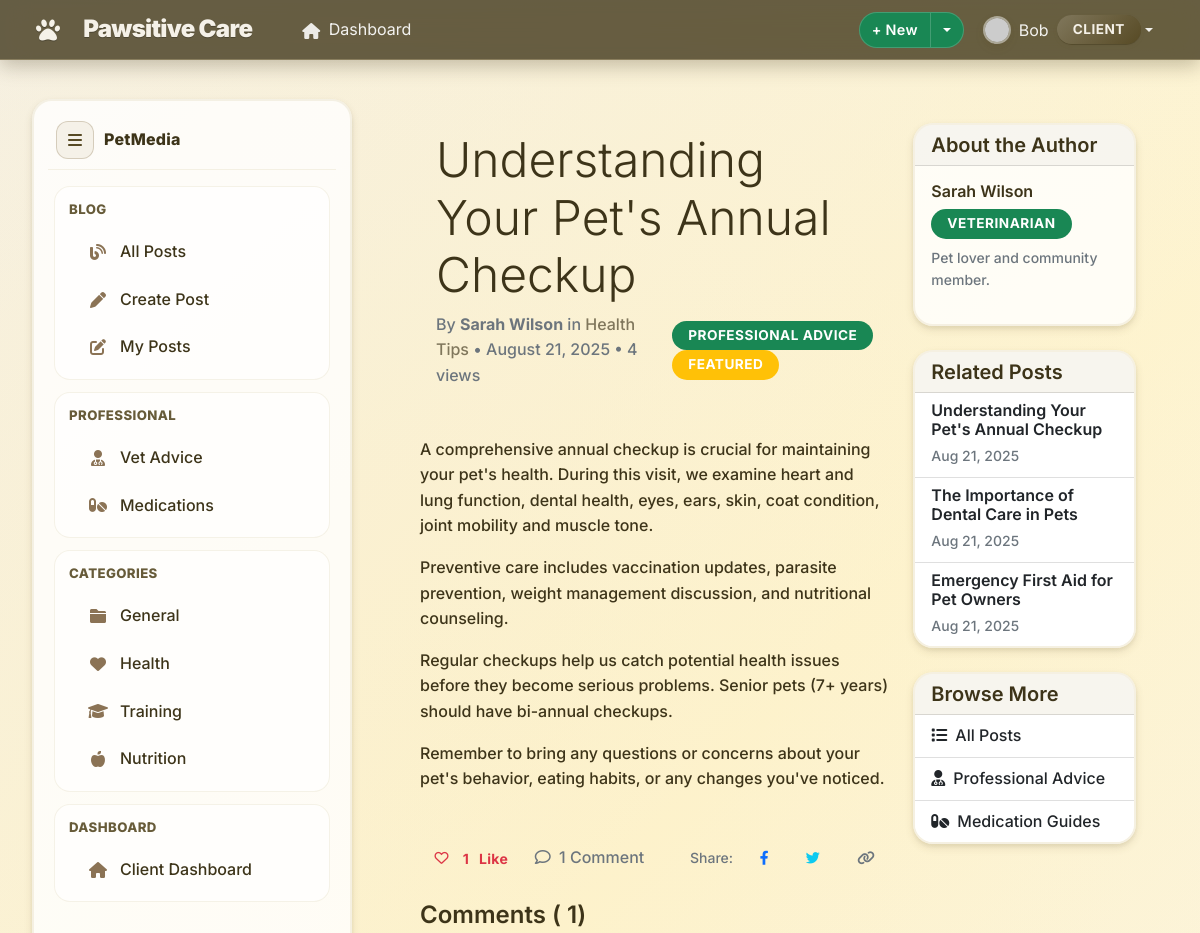
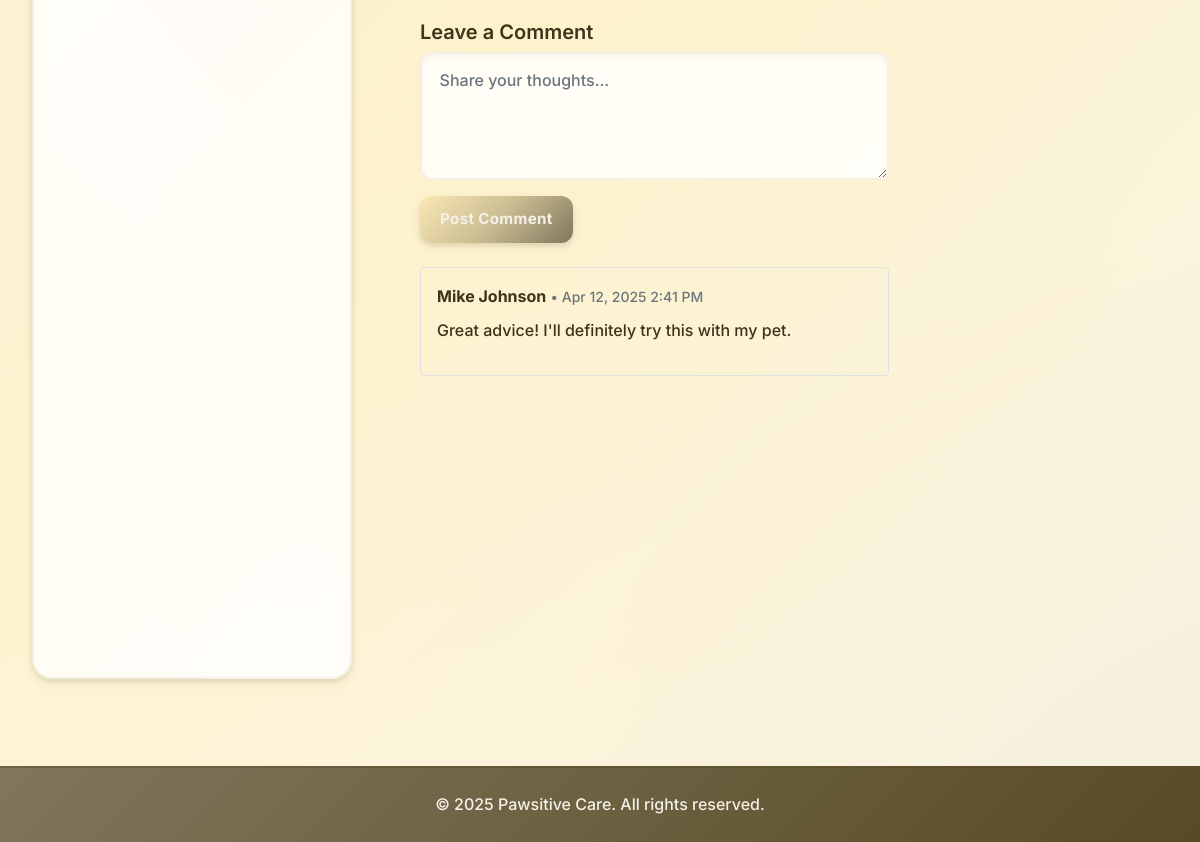
Page /blog/post/understanding-your-pets-annual-checkup-2/ (signed in) on the committed database (2 pictures, top to bottom).
### accounts/models.py (models this page shows, shortened)
class CustomUser(AbstractUser):
    ROLE_CHOICES = [
        ('admin', 'Admin'),
        ('vet', 'Veterinarian'),
        ('staff', 'Staff'),
        ('client', 'Client'),
    ]
    phone = models.CharField(max_length=20, blank=False)
    address = models.TextField(blank=False)
    role = models.CharField(max_length=10, choices=ROLE_CHOICES, default='client')
    def is_admin(self):
        return self.role == 'admin'
    def is_vet(self):
        return self.role == 'vet'
    def is_staff_member(self):
        return self.role == 'staff'

### petmedia/models.py (models this page shows, shortened)
class BlogPost(models.Model):
    id = models.UUIDField(primary_key=True, default=uuid.uuid4, editable=False)
    title = models.CharField(
        max_length=200,
        validators=[MinLengthValidator(5)],
        help_text="Blog post title"
    )
    content = models.TextField(
        validators=[MinLengthValidator(50)],
        help_text="Full blog post content"
    )
    excerpt = models.TextField(
        max_length=300,
        help_text="Short excerpt for previews"
    )
    author = models.ForeignKey(User, on_delete=models.CASCADE, related_name='blog_posts')
    category = models.ForeignKey(BlogCategory, on_delete=models.SET_NULL, null=True)
    related_pet = models.ForeignKey(
        Pet,
        on_delete=models.SET_NULL,
        null=True,
        blank=True,
        help_text="Pet this post is about (optional)"
    )
    is_professional_advice = models.BooleanField(
        default=False,
        help_text="Is this professional veterinary advice?"
    )
    medical_disclaimer = models.TextField(
        blank=True,
        help_text="Medical disclaimer for professional posts"
    )
    medication_name = models.CharField(
        max_length=100,
        blank=True,
        help_text="Name of medication discussed"
    )
    dosage_info = models.TextField(
        blank=True,
        help_text="Dosage information (for reference only)"
    )
    side_effects = models.TextField(
        blank=True,
        help_text="Known side effects"
    )
    slug = models.SlugField(max_length=250, unique=True, blank=True)
    meta_description = models.CharField(max_length=160, blank=True)
    featured_image = models.ImageField(
        upload_to='blog_images/',
        blank=True,
        null=True
    )
    is_published = models.BooleanField(default=True)
    is_featured = models.BooleanField(default=False)
    views_count = models.PositiveIntegerField(default=0)
    likes_count = models.PositiveIntegerField(default=0)
    created_at = models.DateTimeField(auto_now_add=True)
    updated_at = models.DateTimeField(auto_now=True)
    published_at = models.DateTimeField(null=True, blank=True)
    def save(self, *args, **kwargs):
        from django.utils import timezone
        if not self.pk:  # New post
            self.is_published = True
            self.published_at = timezone.now()
        elif self.is_published and not self.published_at:
            self.published_at = timezone.now()
        super().save(*args, **kwargs)
    class Meta:
        ordering = ['-created_at']

class BlogCategory(models.Model):
    MEDICATION = 'MEDICATION'
    HEALTH_TIPS = 'HEALTH_TIPS'
    NUTRITION = 'NUTRITION'
    TRAINING = 'TRAINING'
    GROOMING = 'GROOMING'
    EMERGENCY = 'EMERGENCY'
    EXPERIENCE = 'EXPERIENCE'
    CATEGORY_CHOICES = [
        (MEDICATION, 'Medications & Treatments'),
        (HEALTH_TIPS, 'Health Tips'),
        (NUTRITION, 'Nutrition & Diet'),
        (TRAINING, 'Training & Behavior'),
        (GROOMING, 'Grooming & Care'),
        (EMERGENCY, 'Emergency Care'),
        (EXPERIENCE, 'Owner Experiences'),
    ]
    name = models.CharField(max_length=20, choices=CATEGORY_CHOICES, unique=True)
    description = models.TextField(blank=True)
    icon = models.CharField(max_length=50, blank=True)
    is_active = models.BooleanField(default=True)
    created_at = models.DateTimeField(auto_now_add=True)
    def __str__(self):
        return self.get_name_display()
    class Meta:
        verbose_name_plural = "Blog Categories"

class BlogComment(models.Model):
    post = models.ForeignKey(BlogPost, on_delete=models.CASCADE, related_name='comments')
    author = models.ForeignKey(User, on_delete=models.CASCADE)
    content = models.TextField(validators=[MinLengthValidator(3)])
    parent = models.ForeignKey(
        'self',
        on_delete=models.CASCADE,
        null=True,
        blank=True,
        related_name='replies'
    )
    is_approved = models.BooleanField(default=True)
    created_at = models.DateTimeField(auto_now_add=True)
    updated_at = models.DateTimeField(auto_now=True)
    class Meta:
        ordering = ['created_at']

### petmedia/views.py (the view)
# urls.py: path('post/<slug:slug>/', views.BlogDetailView.as_view(), name='blog_detail'),
class BlogDetailView(DetailView):
    model = BlogPost
    template_name = 'petmedia/blog_detail.html'
    context_object_name = 'post'
    slug_field = 'slug'
    slug_url_kwarg = 'slug'
    def get_queryset(self):
        return repo_manager.posts.get_published()
    def get_object(self, queryset=None):
        obj = super().get_object(queryset)
        repo_manager.posts.increment_view_count(obj.id)
        return obj
    def get_context_data(self, **kwargs):
        context = super().get_context_data(**kwargs)
        post = self.get_object()
        context['comments'] = repo_manager.comments.get_by_post(post.id)
        context['comment_form'] = CommentForm()
        if self.request.user.is_authenticated:
            context['user_has_liked'] = repo_manager.likes.user_has_liked_post(
                self.request.user, post.id
            )
        else:
            context['user_has_liked'] = False
        context['like_count'] = repo_manager.likes.get_post_like_count(post.id)
        if post.category:
            context['related_posts'] = repo_manager.posts.get_by_category(post.category).exclude(id=post.id)[:3]
        return context

### petmedia/templates/petmedia/blog_detail.html (shortened to what this page needs)
{% extends 'accounts/base.html' %}
{% load static %}
{% block content %}
<div class="app-shell">
  {% include 'petmedia/includes/sidebar.html' %}
  <main class="app-main">
    <div class="container mt-4">
      <div class="row">
        <div class="col-lg-8">
          <article class="blog-post">
            <header class="mb-4">
              <h1 class="display-5">
                {{ post.title }}
              </h1>
              <div class="d-flex justify-content-between align-items-center mb-3">
                <div class="text-muted">
                  By <strong>
                    {{ post.author.get_full_name|default:post.author.username }}</strong>
                  {% if post.category %}
                  in <a href="{% url 'petmedia:category' name=post.category.name %}" class="text-decoration-none">
                    {{ post.category }}</a>
                  {% endif %}
                  •
                  {{ post.created_at|date:"F d, Y" }}
                  •
                  {{ post.views_count }} views
                </div>
                <div>
                  {% if post.is_professional_advice %}
                  <span class="badge bg-success">Professional Advice</span>
                  {% endif %}
                  {% if post.is_featured %}
                  <span class="badge bg-warning">Featured</span>
                  {% endif %}
                </div>
              </div>
            </header>
            <div class="post-content mb-5">
              {{ post.content|linebreaks }}
            </div>
            <div class="d-flex justify-content-between align-items-center mb-4">
              <div class="post-actions">
                {% if user.is_authenticated %}
                <button id="like-btn" class="btn btn-outline-danger btn-sm me-2" data-post-id="{{ post.id }}">
                  <i id="like-icon" class="{% if user_has_liked %}fas{% else %}far{% endif %} fa-heart me-1"></i>
                  <span id="like-count">
                    {{ like_count }}</span>
                  <span id="like-text">{% if like_count == 1 %}Like{% else %}Likes{% endif %}</span>
                </button>
                {% else %}
                <span class="text-muted">
                  <i class="far fa-heart me-1"></i>
                  {{ like_count }}
                  {% if like_count == 1 %}Like{% else %}Likes{% endif %}
                </span>
                {% endif %}
                <span class="text-muted">
                  <i class="far fa-comment me-1"></i>
                  {{ comments.count }}
                  {% if comments.count == 1 %}Comment{% else %}Comments{% endif %}
                </span>
              </div>
              <div class="share-buttons">
                <small class="text-muted me-2">Share:</small>
                <a href="#" class="btn btn-outline-primary btn-sm me-1" onclick="sharePost('facebook')">
                  <i class="fab fa-facebook-f"></i>
                </a>
                <a href="#" class="btn btn-outline-info btn-sm me-1" onclick="sharePost('twitter')">
                  <i class="fab fa-twitter"></i>
                </a>
                <button class="btn btn-outline-secondary btn-sm" onclick="copyLink()">
                  <i class="fas fa-link"></i>
                </button>
              </div>
            </div>
            <section class="comments-section">
              <h4 class="mb-4">Comments (
                {{ comments.count }})
              </h4>
              {% if user.is_authenticated %}
              <div class="add-comment mb-4">
                <h5>Leave a Comment</h5>
                <form method="post" action="{% url 'petmedia:add_comment' pk=post.id %}">
                  <div class="mb-3">
                    {{ comment_form.content }}
                  </div>
                  <button type="submit" class="btn btn-primary">Post Comment</button>
                </form>
              </div>
              {% else %}
              <div class="text-center p-4 bg-light rounded mb-4">
                <p class="mb-2">Please <a href="{% url 'accounts:login' %}">login</a> to leave a comment.</p>
              </div>
              {% endif %}
              <div class="comments-list">
                {% for comment in comments %}
                <div class="comment mb-3 p-3 border rounded">
                  <div class="d-flex justify-content-between align-items-start mb-2">
                    <div>
                      <strong>
                        {{ comment.author.get_full_name|default:comment.author.username }}</strong>
                      <small class="text-muted">•
                        {{ comment.created_at|date:"M d, Y g:i A" }}</small>
                    </div>
                  </div>
                  <p class="mb-0">
                    {{ comment.content|linebreaks }}
                  </p>
                </div>
                {% empty %}
                <div class="text-center p-4 text-muted">
                  <p>No comments yet. Be the first to comment!</p>
                </div>
                {% endfor %}
              </div>
            </section>
          </article>
        </div>
        <div class="col-lg-4">
          <div class="card mb-4">
            <div class="card-header">
              <h5 class="mb-0">About the Author</h5>
            </div>
            <div class="card-body">
              <h6>
                {{ post.author.get_full_name|default:post.author.username }}
              </h6>
              {% if post.author.is_vet %}
              <span class="badge bg-success mb-2">Veterinarian</span>
              {% endif %}
              <p class="small text-muted">
                {% if post.author.profile.bio %}
                {{ post.author.profile.bio|truncatechars:150 }}
                {% else %}
                Pet lover and community member.
                {% endif %}
              </p>
            </div>
          </div>
          {% if related_posts %}
          <div class="card mb-4">
            <div class="card-header">
              <h5 class="mb-0">Related Posts</h5>
            </div>
            <div class="list-group list-group-flush">
              {% for related_post in related_posts %}
              <a href="{% url 'petmedia:blog_detail' slug=related_post.slug %}" class="list-group-item list-group-item-action">
                <h6 class="mb-1">
                  {{ related_post.title|truncatechars:50 }}
                </h6>
                <small class="text-muted">
                  {{ related_post.created_at|date:"M d, Y" }}</small>
              </a>
              {% endfor %}
            </div>
          </div>
          {% endif %}
          <div class="card">
            <div class="card-header">
              <h5 class="mb-0">Browse More</h5>
            </div>
            <div class="list-group list-group-flush">
              <a href="{% url 'petmedia:blog_list' %}" class="list-group-item list-group-item-action">
                <i class="fas fa-list me-2"></i>All Posts
              </a>
              <a href="{% url 'petmedia:professional_advice' %}" class="list-group-item list-group-item-action">
                <i class="fas fa-user-md me-2"></i>Professional Advice
              </a>
              <a href="{% url 'petmedia:medications' %}" class="list-group-item list-group-item-action">
                <i class="fas fa-pills me-2"></i>Medication Guides
              </a>
            </div>
          </div>
        </div>
      </div>
    </div>
  </main>
</div>
{% endblock %}

### accounts/templates/accounts/base.html (shortened to what this page needs)
<!DOCTYPE html>
<html lang="en">
<head>
  <link href="https://cdn.jsdelivr.net/npm/bootstrap@5.1.3/dist/css/bootstrap.min.css" rel="stylesheet">
  <link href="https://cdnjs.cloudflare.com/ajax/libs/font-awesome/6.0.0/css/all.min.css" rel="stylesheet">
  {% load static %}
  <link rel="stylesheet" href="{% static 'style.css' %}">
</head>
<body>
  <nav class="navbar navbar-expand-lg navbar-dark app-navbar">
    <div class="container nav-inner">
      <a class="navbar-brand d-flex align-items-center" href="{% url 'accounts:client_dashboard' %}">
        <i class="fas fa-paw me-2"></i><span>Pawsitive Care</span>
      </a>
      <div class="collapse navbar-collapse" id="navbarNav">
        <ul class="navbar-nav me-2">
          {% if user.is_authenticated %}
          <li class="nav-item">
            <a class="nav-link {% if request.resolver_match.url_name == 'client_dashboard' %}active{% endif %}" href="{% url 'accounts:client_dashboard' %}">
              <i class="fas fa-home me-1"></i> Dashboard
            </a>
          </li>
          {% endif %}
        </ul>
        <div class="d-flex align-items-center gap-2 ms-auto">
          {% if user.is_authenticated %}
          <div class="btn-group">
            <button class="btn btn-success btn-sm" type="button">+ New</button>
            <button class="btn btn-success btn-sm dropdown-toggle dropdown-toggle-split" type="button" data-bs-toggle="dropdown" aria-expanded="false" aria-label="Toggle quick create"></button>
          </div>
          <div class="dropdown">
            <a class="nav-link dropdown-toggle d-flex align-items-center" href="#" id="navbarDropdown" role="button" data-bs-toggle="dropdown" aria-expanded="false">
              <img class="avatar me-2" src="https://api.dicebear.com/7.x/identicon/svg?seed={{ user.username }}" alt="Avatar">
              <span class="me-2">
                {{ user.first_name|default:user.username }}</span>
              <span class="badge badge-secondary role-badge">
                {{ user.get_role_display }}</span>
            </a>
          </div>
          {% endif %}
        </div>
      </div>
    </div>
  </nav>
  <main class="page-main my-4">
    {% block content %}{% endblock %}
  </main>
  <footer class="mt-5 py-4">
    <div class="container text-center">
      <p class="mb-0">&copy; {% now "Y" %} Pawsitive Care. All rights reserved.</p>
    </div>
  </footer>
</body>
</html>

### rows in the picture
CustomUser: first_name "Bob", role "CLIENT"
BlogPost: title "Understanding Your Pet's Annual Checkup", author.get_full_name "Sarah Wilson", category "Health Tips", created_at "August 21, 2025", views_count "4", content "A comprehensive annual checkup is crucial for maintaining your pet's health. During this visit, we examine heart and lung function, dental health, eyes, ears, skin, coat condition, joint mobility and muscle tone. Preventive care includes vaccination updates, parasite prevention, weight management discussion, and nutritional counseling. Regular checkups help us catch potential health issues before they become serious problems. Senior pets (7+ years) should have bi-annual checkups. Remember to bring any questions or concerns about your pet's behavior, eating habits, or any changes you've noticed."
BlogComment: author.get_full_name "Mike Johnson", created_at "Apr 12, 2025 2:41 PM", content "Great advice! I'll definitely try this with my pet."
BlogPost: title "Understanding Your Pet's Annual Checkup", created_at "Aug 21, 2025"
BlogPost: title "The Importance of Dental Care in Pets", created_at "Aug 21, 2025"
BlogPost: title "Emergency First Aid for Pet Owners", created_at "Aug 21, 2025"

### other values in the picture
{{ like_count }} "1"
{{ comments.count }} "1"
